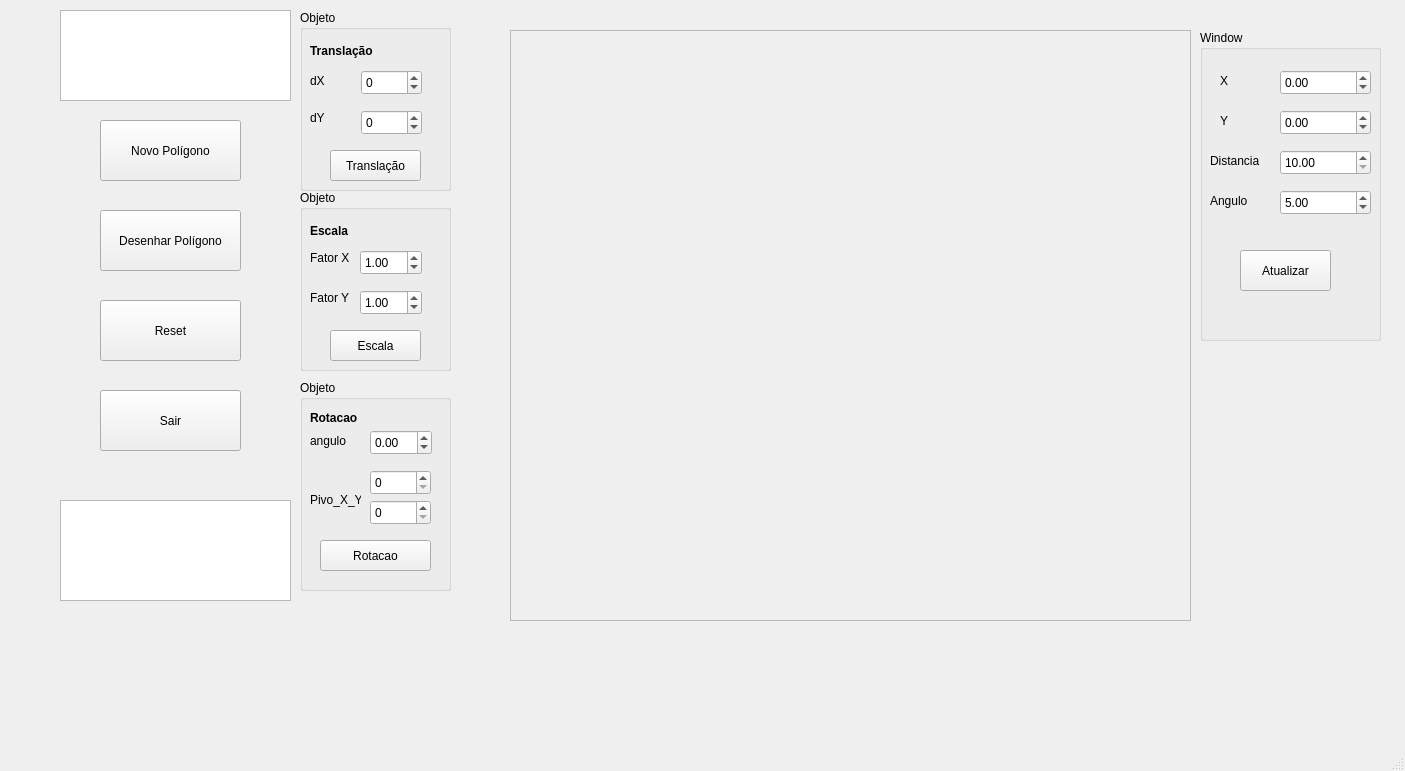
<?xml version="1.0" encoding="UTF-8"?>
<ui version="4.0">
 <class>MainWindow</class>
 <widget class="QMainWindow" name="MainWindow">
  <property name="geometry">
   <rect>
    <x>0</x>
    <y>0</y>
    <width>1405</width>
    <height>771</height>
   </rect>
  </property>
  <property name="windowTitle">
   <string>MainWindow</string>
  </property>
  <widget class="QWidget" name="centralwidget">
   <widget class="QPushButton" name="btn_desenhar">
    <property name="geometry">
     <rect>
      <x>100</x>
      <y>210</y>
      <width>141</width>
      <height>61</height>
     </rect>
    </property>
    <property name="text">
     <string>Desenhar Polígono</string>
    </property>
   </widget>
   <widget class="QPushButton" name="btn_reset">
    <property name="geometry">
     <rect>
      <x>100</x>
      <y>300</y>
      <width>141</width>
      <height>61</height>
     </rect>
    </property>
    <property name="text">
     <string>Reset</string>
    </property>
   </widget>
   <widget class="QPushButton" name="btn_novoPoligono">
    <property name="geometry">
     <rect>
      <x>100</x>
      <y>120</y>
      <width>141</width>
      <height>61</height>
     </rect>
    </property>
    <property name="text">
     <string>Novo Polígono</string>
    </property>
   </widget>
   <widget class="QListWidget" name="listWidget_opcoes">
    <property name="geometry">
     <rect>
      <x>60</x>
      <y>10</y>
      <width>231</width>
      <height>91</height>
     </rect>
    </property>
   </widget>
   <widget class="QPushButton" name="btn_sair">
    <property name="geometry">
     <rect>
      <x>100</x>
      <y>390</y>
      <width>141</width>
      <height>61</height>
     </rect>
    </property>
    <property name="text">
     <string>Sair</string>
    </property>
   </widget>
   <widget class="Tela" name="Frame">
    <property name="geometry">
     <rect>
      <x>510</x>
      <y>30</y>
      <width>681</width>
      <height>591</height>
     </rect>
    </property>
    <property name="frameShape">
     <enum>QFrame::Shape::StyledPanel</enum>
    </property>
    <property name="frameShadow">
     <enum>QFrame::Shadow::Raised</enum>
    </property>
   </widget>
   <widget class="QGroupBox" name="Translacao">
    <property name="geometry">
     <rect>
      <x>300</x>
      <y>10</y>
      <width>151</width>
      <height>181</height>
     </rect>
    </property>
    <property name="title">
     <string>Objeto</string>
    </property>
    <widget class="QLabel" name="label">
     <property name="geometry">
      <rect>
       <x>10</x>
       <y>20</y>
       <width>111</width>
       <height>41</height>
      </rect>
     </property>
     <property name="font">
      <font>
       <bold>true</bold>
       <underline>false</underline>
      </font>
     </property>
     <property name="text">
      <string>Translação </string>
     </property>
     <property name="textFormat">
      <enum>Qt::TextFormat::PlainText</enum>
     </property>
    </widget>
    <widget class="QLabel" name="label_2">
     <property name="geometry">
      <rect>
       <x>10</x>
       <y>60</y>
       <width>41</width>
       <height>21</height>
      </rect>
     </property>
     <property name="text">
      <string>dX</string>
     </property>
    </widget>
    <widget class="QSpinBox" name="caixa_trans_dx">
     <property name="geometry">
      <rect>
       <x>61</x>
       <y>60</y>
       <width>61</width>
       <height>25</height>
      </rect>
     </property>
     <property name="minimum">
      <number>-1000</number>
     </property>
     <property name="maximum">
      <number>1000</number>
     </property>
    </widget>
    <widget class="QLabel" name="label_3">
     <property name="geometry">
      <rect>
       <x>10</x>
       <y>100</y>
       <width>49</width>
       <height>16</height>
      </rect>
     </property>
     <property name="text">
      <string>dY</string>
     </property>
    </widget>
    <widget class="QSpinBox" name="caixa_trans_dy">
     <property name="geometry">
      <rect>
       <x>61</x>
       <y>100</y>
       <width>61</width>
       <height>25</height>
      </rect>
     </property>
     <property name="minimum">
      <number>-1000</number>
     </property>
     <property name="maximum">
      <number>1000</number>
     </property>
    </widget>
    <widget class="QPushButton" name="btn_aplicar_translacao">
     <property name="geometry">
      <rect>
       <x>30</x>
       <y>140</y>
       <width>91</width>
       <height>31</height>
      </rect>
     </property>
     <property name="text">
      <string>Translação</string>
     </property>
    </widget>
   </widget>
   <widget class="QGroupBox" name="Escala">
    <property name="geometry">
     <rect>
      <x>300</x>
      <y>190</y>
      <width>151</width>
      <height>181</height>
     </rect>
    </property>
    <property name="title">
     <string>Objeto</string>
    </property>
    <widget class="QLabel" name="label_4">
     <property name="geometry">
      <rect>
       <x>10</x>
       <y>30</y>
       <width>91</width>
       <height>21</height>
      </rect>
     </property>
     <property name="font">
      <font>
       <bold>true</bold>
      </font>
     </property>
     <property name="text">
      <string>Escala</string>
     </property>
    </widget>
    <widget class="QLabel" name="label_5">
     <property name="geometry">
      <rect>
       <x>10</x>
       <y>60</y>
       <width>49</width>
       <height>16</height>
      </rect>
     </property>
     <property name="text">
      <string>Fator X</string>
     </property>
    </widget>
    <widget class="QDoubleSpinBox" name="caixaDupla_escala_sx">
     <property name="geometry">
      <rect>
       <x>60</x>
       <y>60</y>
       <width>62</width>
       <height>25</height>
      </rect>
     </property>
     <property name="singleStep">
      <double>0.100000000000000</double>
     </property>
     <property name="value">
      <double>1.000000000000000</double>
     </property>
    </widget>
    <widget class="QLabel" name="label_6">
     <property name="geometry">
      <rect>
       <x>10</x>
       <y>100</y>
       <width>49</width>
       <height>16</height>
      </rect>
     </property>
     <property name="text">
      <string>Fator Y</string>
     </property>
    </widget>
    <widget class="QDoubleSpinBox" name="caixaDupla_escala_sy">
     <property name="geometry">
      <rect>
       <x>60</x>
       <y>100</y>
       <width>62</width>
       <height>25</height>
      </rect>
     </property>
     <property name="singleStep">
      <double>0.100000000000000</double>
     </property>
     <property name="value">
      <double>1.000000000000000</double>
     </property>
    </widget>
    <widget class="QPushButton" name="btn_aplicar_escala">
     <property name="geometry">
      <rect>
       <x>30</x>
       <y>140</y>
       <width>91</width>
       <height>31</height>
      </rect>
     </property>
     <property name="text">
      <string>Escala</string>
     </property>
    </widget>
   </widget>
   <widget class="QGroupBox" name="Rotacao">
    <property name="geometry">
     <rect>
      <x>300</x>
      <y>380</y>
      <width>151</width>
      <height>211</height>
     </rect>
    </property>
    <property name="title">
     <string>Objeto</string>
    </property>
    <widget class="QLabel" name="label_7">
     <property name="geometry">
      <rect>
       <x>10</x>
       <y>30</y>
       <width>49</width>
       <height>16</height>
      </rect>
     </property>
     <property name="font">
      <font>
       <bold>true</bold>
      </font>
     </property>
     <property name="text">
      <string>Rotacao</string>
     </property>
    </widget>
    <widget class="QLabel" name="label_8">
     <property name="geometry">
      <rect>
       <x>10</x>
       <y>50</y>
       <width>51</width>
       <height>21</height>
      </rect>
     </property>
     <property name="text">
      <string>angulo</string>
     </property>
    </widget>
    <widget class="QDoubleSpinBox" name="caixaDupla_rot_angulo">
     <property name="geometry">
      <rect>
       <x>70</x>
       <y>50</y>
       <width>62</width>
       <height>25</height>
      </rect>
     </property>
     <property name="minimum">
      <double>-360.000000000000000</double>
     </property>
     <property name="maximum">
      <double>360.000000000000000</double>
     </property>
    </widget>
    <widget class="QLabel" name="label_9">
     <property name="geometry">
      <rect>
       <x>10</x>
       <y>110</y>
       <width>51</width>
       <height>20</height>
      </rect>
     </property>
     <property name="text">
      <string>Pivo_X_Y</string>
     </property>
    </widget>
    <widget class="QSpinBox" name="caixa_rot_pivo_x">
     <property name="geometry">
      <rect>
       <x>70</x>
       <y>90</y>
       <width>61</width>
       <height>25</height>
      </rect>
     </property>
     <property name="maximum">
      <number>5000</number>
     </property>
    </widget>
    <widget class="QSpinBox" name="caixa_rot_pivo_y">
     <property name="geometry">
      <rect>
       <x>70</x>
       <y>120</y>
       <width>61</width>
       <height>25</height>
      </rect>
     </property>
     <property name="maximum">
      <number>5000</number>
     </property>
    </widget>
    <widget class="QPushButton" name="btn_aplicar_rotacao">
     <property name="geometry">
      <rect>
       <x>20</x>
       <y>160</y>
       <width>111</width>
       <height>31</height>
      </rect>
     </property>
     <property name="text">
      <string>Rotacao</string>
     </property>
    </widget>
   </widget>
   <widget class="QListWidget" name="listWidget_coordenadas">
    <property name="geometry">
     <rect>
      <x>60</x>
      <y>500</y>
      <width>231</width>
      <height>101</height>
     </rect>
    </property>
   </widget>
   <widget class="QGroupBox" name="ControledeCamera">
    <property name="geometry">
     <rect>
      <x>1200</x>
      <y>30</y>
      <width>181</width>
      <height>311</height>
     </rect>
    </property>
    <property name="title">
     <string>Window</string>
    </property>
    <widget class="QDoubleSpinBox" name="spin_wc_x">
     <property name="geometry">
      <rect>
       <x>80</x>
       <y>40</y>
       <width>91</width>
       <height>25</height>
      </rect>
     </property>
     <property name="minimum">
      <double>-10000.000000000000000</double>
     </property>
     <property name="maximum">
      <double>10000.000000000000000</double>
     </property>
     <property name="singleStep">
      <double>10.000000000000000</double>
     </property>
    </widget>
    <widget class="QDoubleSpinBox" name="spin_wc_y">
     <property name="geometry">
      <rect>
       <x>80</x>
       <y>80</y>
       <width>91</width>
       <height>25</height>
      </rect>
     </property>
     <property name="minimum">
      <double>-100000.000000000000000</double>
     </property>
     <property name="maximum">
      <double>100000.000000000000000</double>
     </property>
     <property name="singleStep">
      <double>10.000000000000000</double>
     </property>
    </widget>
    <widget class="QDoubleSpinBox" name="spin_zoom">
     <property name="geometry">
      <rect>
       <x>80</x>
       <y>120</y>
       <width>91</width>
       <height>25</height>
      </rect>
     </property>
     <property name="minimum">
      <double>10.000000000000000</double>
     </property>
     <property name="maximum">
      <double>20000.000000000000000</double>
     </property>
     <property name="singleStep">
      <double>50.000000000000000</double>
     </property>
     <property name="value">
      <double>10.000000000000000</double>
     </property>
    </widget>
    <widget class="QDoubleSpinBox" name="spin_angulo">
     <property name="geometry">
      <rect>
       <x>80</x>
       <y>160</y>
       <width>91</width>
       <height>25</height>
      </rect>
     </property>
     <property name="minimum">
      <double>-360.000000000000000</double>
     </property>
     <property name="maximum">
      <double>360.000000000000000</double>
     </property>
     <property name="value">
      <double>5.000000000000000</double>
     </property>
    </widget>
    <widget class="QPushButton" name="btn_atualizar_visualizacao">
     <property name="geometry">
      <rect>
       <x>40</x>
       <y>220</y>
       <width>91</width>
       <height>41</height>
      </rect>
     </property>
     <property name="text">
      <string>Atualizar</string>
     </property>
    </widget>
    <widget class="QLabel" name="label_10">
     <property name="geometry">
      <rect>
       <x>20</x>
       <y>40</y>
       <width>31</width>
       <height>21</height>
      </rect>
     </property>
     <property name="text">
      <string>X</string>
     </property>
    </widget>
    <widget class="QLabel" name="label_11">
     <property name="geometry">
      <rect>
       <x>20</x>
       <y>80</y>
       <width>21</width>
       <height>21</height>
      </rect>
     </property>
     <property name="text">
      <string>Y</string>
     </property>
    </widget>
    <widget class="QLabel" name="label_12">
     <property name="geometry">
      <rect>
       <x>10</x>
       <y>120</y>
       <width>51</width>
       <height>21</height>
      </rect>
     </property>
     <property name="text">
      <string>Distancia</string>
     </property>
    </widget>
    <widget class="QLabel" name="label_13">
     <property name="geometry">
      <rect>
       <x>10</x>
       <y>160</y>
       <width>51</width>
       <height>21</height>
      </rect>
     </property>
     <property name="text">
      <string>Angulo</string>
     </property>
    </widget>
   </widget>
  </widget>
  <widget class="QMenuBar" name="menubar">
   <property name="geometry">
    <rect>
     <x>0</x>
     <y>0</y>
     <width>1405</width>
     <height>21</height>
    </rect>
   </property>
  </widget>
  <widget class="QStatusBar" name="statusbar"/>
 </widget>
 <customwidgets>
  <customwidget>
   <class>Tela</class>
   <extends>QFrame</extends>
   <header location="global">tela.h</header>
   <container>1</container>
  </customwidget>
 </customwidgets>
 <resources/>
 <connections>
  <connection>
   <sender>btn_sair</sender>
   <signal>clicked()</signal>
   <receiver>MainWindow</receiver>
   <slot>close()</slot>
   <hints>
    <hint type="sourcelabel">
     <x>177</x>
     <y>367</y>
    </hint>
    <hint type="destinationlabel">
     <x>175</x>
     <y>444</y>
    </hint>
   </hints>
  </connection>
 </connections>
</ui>
